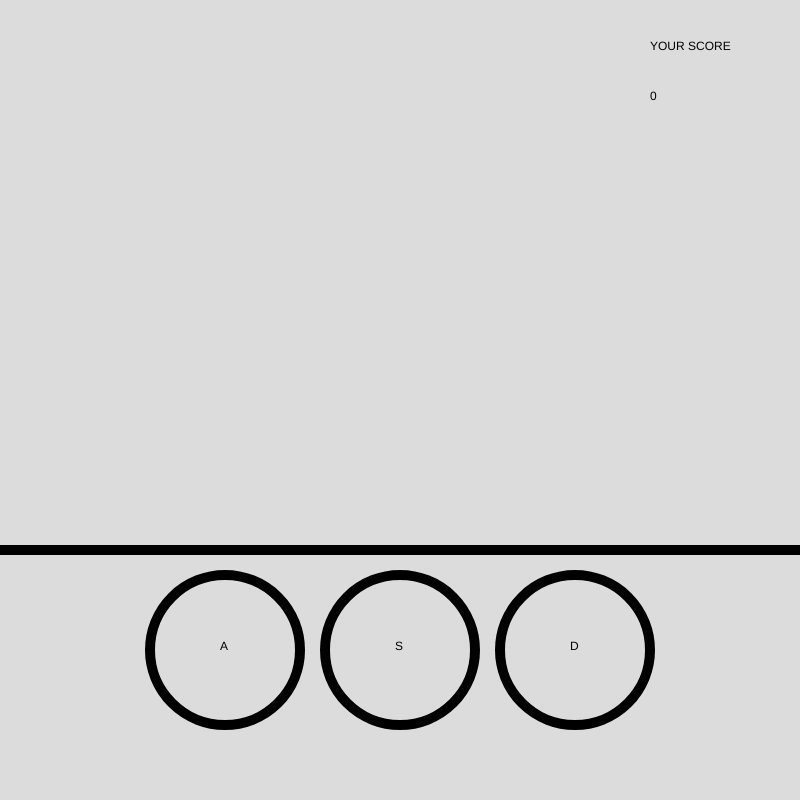
Frame 1 (no input)
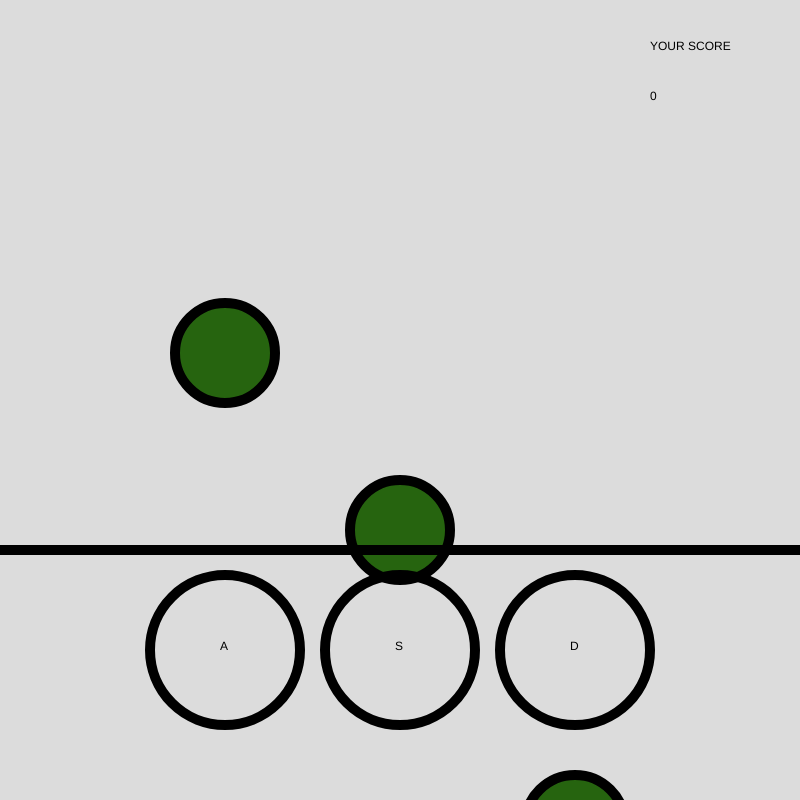
Frame 60 (no input)
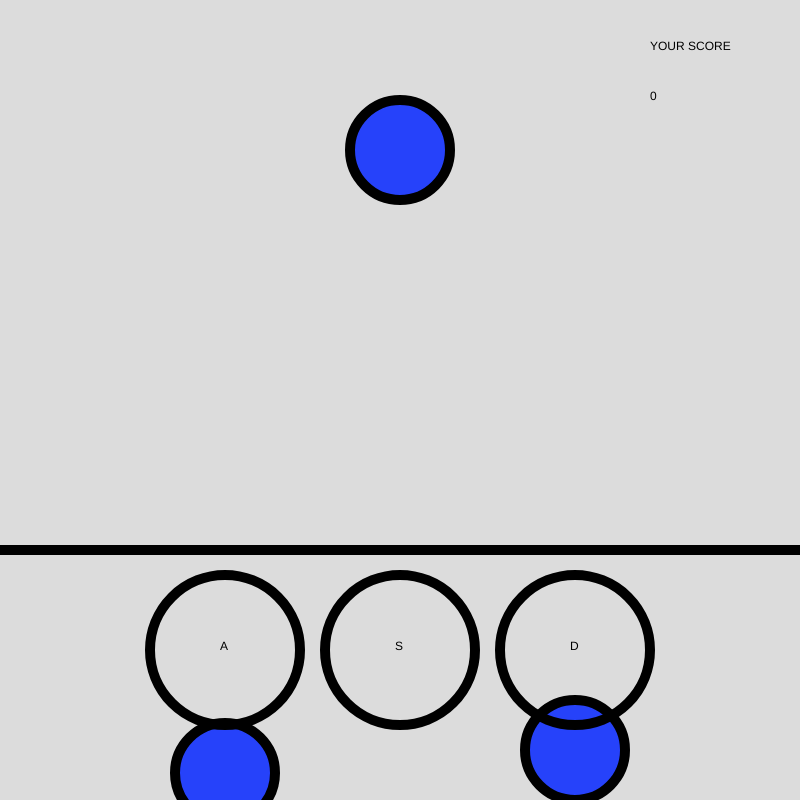
Frame 120 (the mouse pressed at the canvas centre since frame 60)

The p5.js sketch that drew these frames (run headless with seeded random() and noise() and a simulated clock; from frame 60 on, the mouse is pressed at the canvas centre):

// p5.js sketch
// ── sketch.js
function setup() {
  createCanvas(800, 800);
}
var by=-60
var fy=-60
var qy=-60
var score=0



function draw() {
  background(220);
  fill(random(255), random(255), random(255))
  ellipse(400, by, 100, 100)
  by=by+10
  if(by>910){
    by=-60
  }
  ellipse(575, fy, 100, 100)
  fy=fy+15
  if(fy>910){
    fy=-60
  }
  ellipse(225, qy, 100, 100)
  qy=qy+7
  if(qy>910){
    qy=-60
  }
  strokeWeight(10)
  fill(0, 0, 0)
  text(`YOUR SCORE`, 650, 50)
  text(score, 650, 100)
  noFill()
  ellipse(400, 650, 150, 150)
  ellipse(575, 650, 150, 150)
  ellipse(225, 650, 150, 150)
  fill(0, 0, 0)
  line(0, 550, 800, 550)
  text(`A`, 220, 650)
  text(`S`, 395, 650)
  text(`D`, 570, 650)
  
  
}

function keyPressed(){
  if(key==`s` && by>575 && by < 725){
    score=score+25
  }
  if(key==`a` && qy>575 && qy < 725){
    score=score+25
  }
  if(key==`d` && fy>575 && fy < 725){
    score=score+25
  }

}
